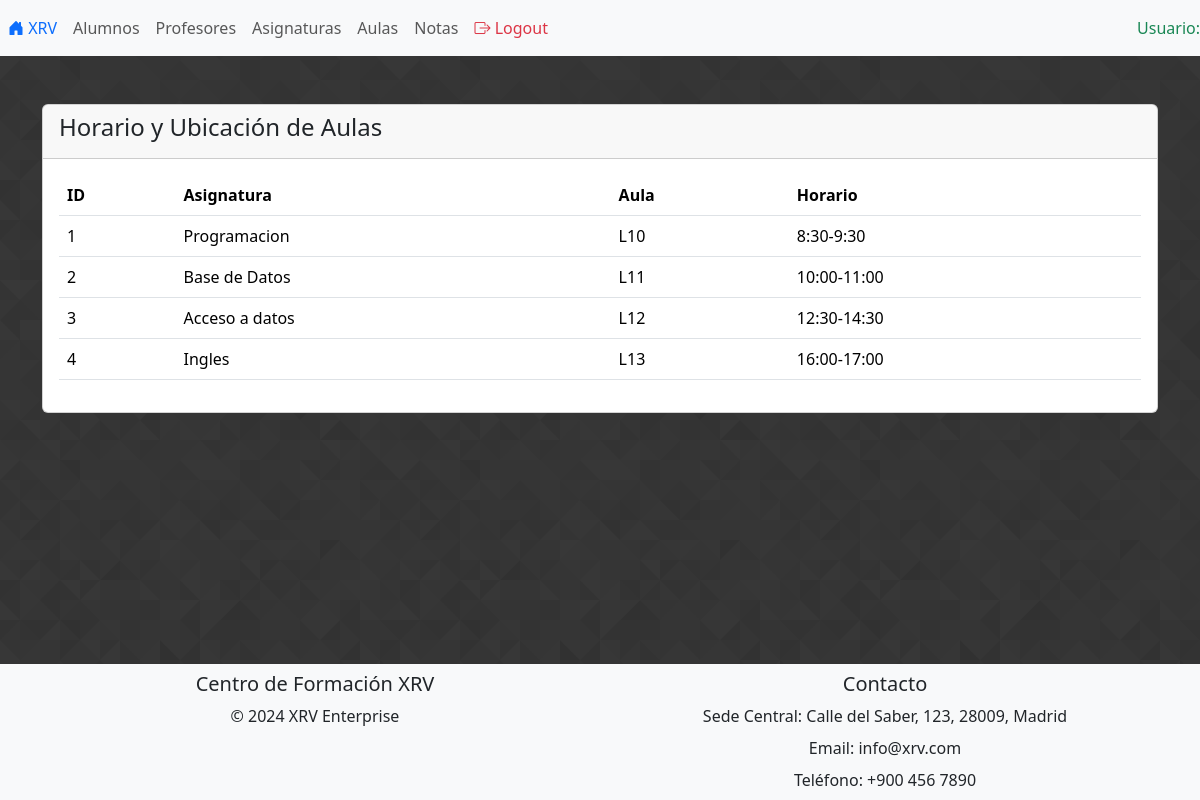
/secciones/aulas/index.php (signed in), run on the app's committed database.
### tables this page shows
create table clases (
	id_clases int auto_increment primary key,
    id_asignatura int not null,
    aula varchar(255),
    horario varchar(255),
    foreign key (id_asignatura) references asignaturas(id_asignatura) ON DELETE CASCADE ON UPDATE CASCADE
);

create table asignaturas (
	id_asignatura int auto_increment primary key,
    id_profesor int not null,
    asignatura varchar(255) not null,
	foreign key (id_profesor) references profesor(id_profesor) ON DELETE CASCADE ON UPDATE CASCADE
);

### secciones/aulas/index.php (the view)
<?php include("../../bd.php");
    $sentencia = $conn->prepare("SELECT clases.id_clases, asignaturas.asignatura, clases.aula, clases.horario
                                FROM clases
                                JOIN asignaturas ON clases.id_asignatura = asignaturas.id_asignatura");
    $sentencia->execute();
    $lista_clases = $sentencia->fetchAll(PDO::FETCH_ASSOC);
?>
<?php include("../../parciales/header.php");?>
<div class="card mt-5 mb-5">
    <div class="card-header">
        <h4>Horario y Ubicación de Aulas</h4>
    </div>
    <div class="card-body">
        <div class="table-responsive-sm">
            <table class="table">
                <thead>
                    <tr>
                    <th scope="col">ID</th>
                        <th scope="col">Asignatura</th>
                        <th scope="col">Aula</th>
                        <th scope="col">Horario</th>
                    </tr>
                </thead>
                <tbody>
                <?php foreach($lista_clases as $registro){?>
                    <tr class="">
                        <td scope="row"><?= $registro['id_clases']?></td>
                        <td><?= $registro['asignatura']?></td>
                        <td><?= $registro['aula']?></td>
                        <td><?= $registro['horario']?></td>
                    </tr>
                <?php }?>
                </tbody>
            </table>
        </div>
    </div>
</div>
<?php include("../../parciales/footer.php");?>

### parciales/header.php (shortened to what this page needs)
<?php
$url_base = "http://localhost/administracion/";
?>
<!DOCTYPE html>
<html lang="es">
    <head>
        <link
            href="https://cdn.jsdelivr.net/npm/bootstrap@5.3.2/dist/css/bootstrap.min.css"
            rel="stylesheet"
/>
        <link
            rel="stylesheet"
            href="https://cdn.jsdelivr.net/npm/bootstrap-icons@1.11.3/font/bootstrap-icons.min.css">
        <link rel="stylesheet" href="https://cdn.datatables.net/2.0.1/css/dataTables.dataTables.css" />
    </head>
    <body class="d-flex flex-column min-vh-100">
        <nav class="navbar navbar-expand navbar-light bg-light d-flex justify-content-between">
            <ul class="nav navbar-nav">
                <li class="nav-item">
                    <a class="nav-link active text-primary" href="<?= $url_base?>index.php" aria-current="page">
                        <i class="bi bi-house-door-fill"></i>
                            XRV
                    </a>
                </li>
                <li class="nav-item">
                    <a class="nav-link" href="<?= $url_base?>secciones/alumnos/">Alumnos</a>
                </li>
                <li class="nav-item">
                    <a class="nav-link" href="<?= $url_base?>secciones/profesores/">Profesores</a>
                </li>
                <li class="nav-item">
                    <a class="nav-link" href="<?= $url_base?>secciones/materias/">Asignaturas</a>
                </li>
                <li class="nav-item">
                    <a class="nav-link" href="<?= $url_base?>secciones/aulas/">Aulas</a>
                </li>
                <li class="nav-item">
                    <a class="nav-link" href="<?= $url_base?>secciones/notas/">Notas</a>
                </li>
                <li class="nav-item">
                    <a class="nav-link text-danger" href="<?= $url_base?>logout.php"><i class="bi bi-box-arrow-right"></i>
                        Logout
                    </a>
                </li>
            </ul>
            <div class="ml-auto text-success">
                Usuario: <?= $_SESSION["login_usuario"]?>
            </div>
        </nav>
<main class="container">

### parciales/footer.php (shortened to what this page needs)
    </main>
        <footer class="footer mt-auto py-2 bg-light">
            <div class="container">
                <div class="row">
                    <div class="col-md-6 text-center">
                        <h5>Centro de Formación XRV</h5>
                        <p>© 2024 XRV Enterprise</p>
                    </div>
                    <div class="col-md-6 text-center">
                        <h5>Contacto</h5>
                        <p class="mb-2">Sede Central: Calle del Saber, 123, 28009, Madrid</p>
                        <p class="mb-2">Email: info@xrv.com</p>
                        <p class="mb-0">Teléfono: +900 456 7890</p>
                    </div>
                </div>
            </div>
        </footer>
    </body>
</html>

### parciales/header.php (style rules this page uses)
body { background-image: url('/administracion/img/patron.png'); background-position: center; background-repeat: repeat; }

### data on the page
clases: id_clases "1", id_asignatura.asignatura "Programacion", aula "L10", horario "8:30-9:30"
clases: id_clases "2", id_asignatura.asignatura "Base de Datos", aula "L11", horario "10:00-11:00"
clases: id_clases "3", id_asignatura.asignatura "Acceso a datos", aula "L12", horario "12:30-14:30"
clases: id_clases "4", id_asignatura.asignatura "Ingles", aula "L13", horario "16:00-17:00"
